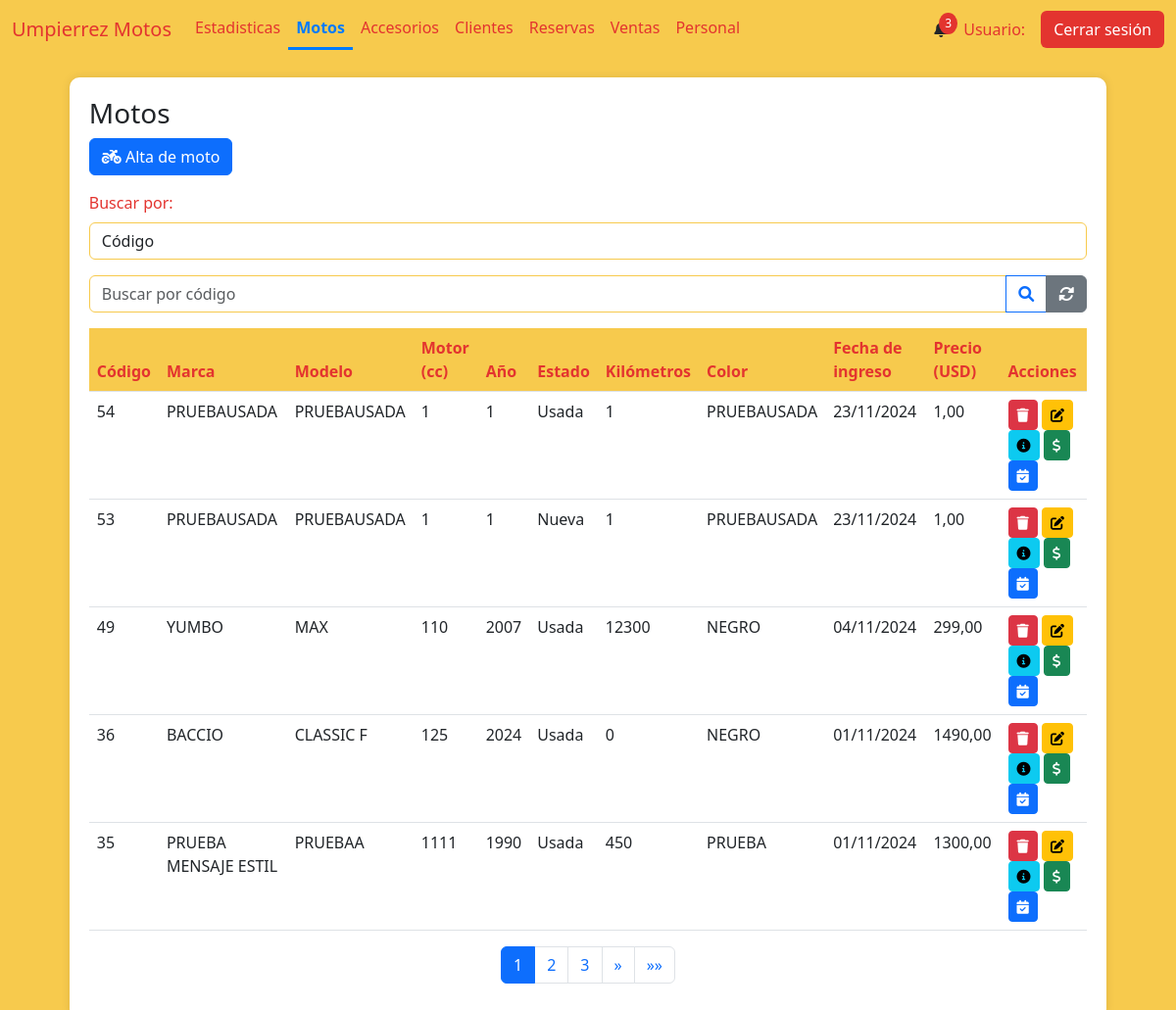
Page /motos on the earlier database version.
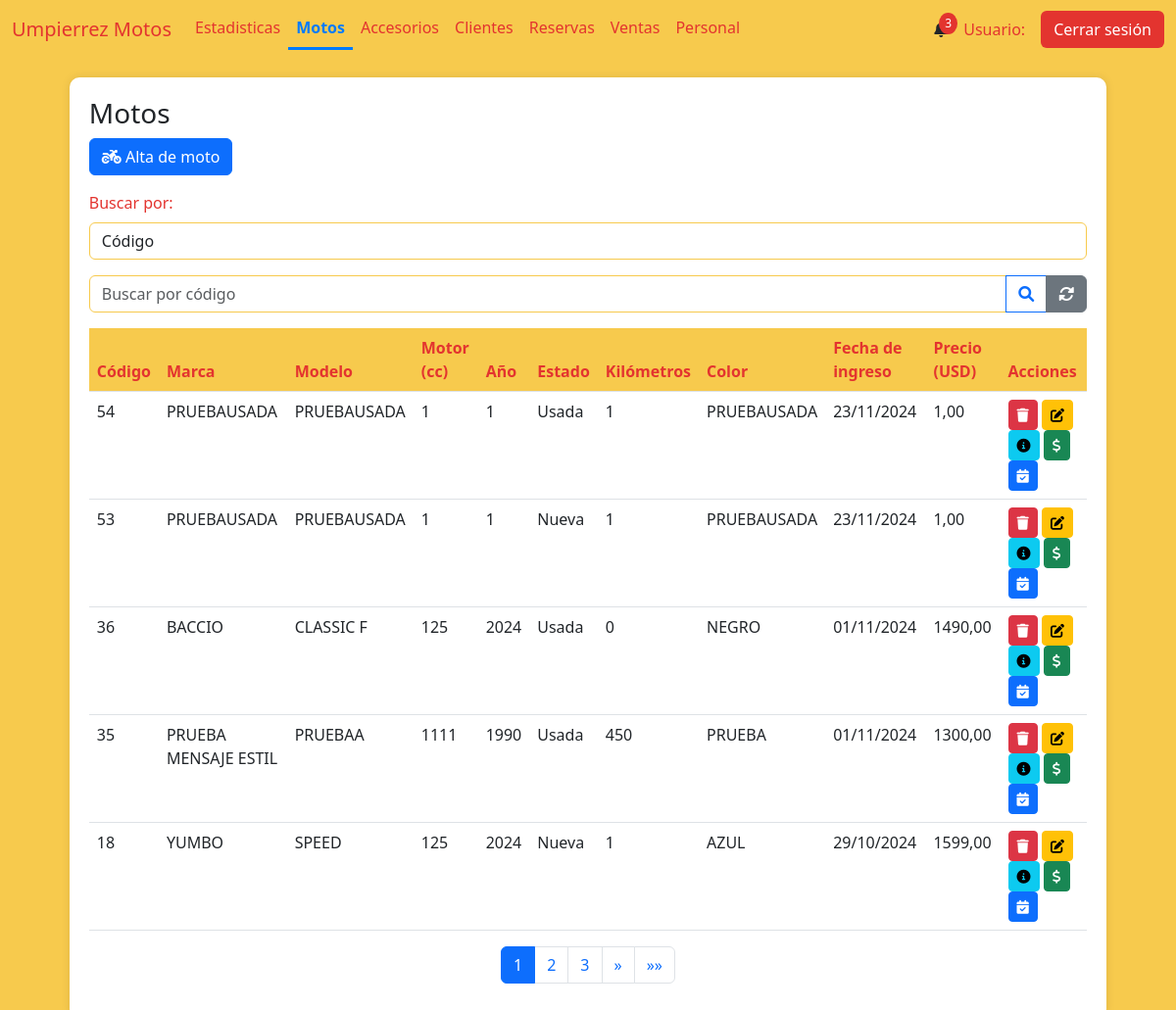
Same page on the later database version.
### AppUM/models.py (models this page shows)
class Moto(models.Model):
    marca = models.CharField(max_length=20)
    modelo = models.CharField(max_length=20)
    anio = models.IntegerField()
    motor = models.IntegerField()
    estado = models.CharField(max_length=10)
    kilometros = models.IntegerField()
    precio = models.DecimalField(max_digits=10, decimal_places=2)
    color = models.CharField(max_length=20)
    num_motor = models.CharField(max_length=40, unique=True)
    num_chasis = models.CharField(max_length=40, unique=True)
    num_cilindros = models.IntegerField(default=1)
    cantidad_pasajeros = models.IntegerField(default=2)
    foto = models.ImageField(null=True, blank=True, upload_to="motos/fotos/")
    pertenece_tienda = models.BooleanField()
    pertenece_taller = models.BooleanField()
    identificacion_pdf = models.FileField(upload_to='motos/pdfs/', null=True, blank=True)
    observaciones = models.TextField(null=True, blank=True)
    fecha_ingreso = models.DateTimeField(auto_now_add=True)
    moneda_precio = models.CharField(max_length=10,default=True,null=True)

### AppUM/views.py (the view)
# urls.py: path('motos', views.vista_inventario_motos,name="Motos"),
def vista_inventario_motos(req):
    motos = Moto.objects.filter(pertenece_tienda=1).order_by('-fecha_ingreso')
    logo_um = Logos.objects.get(id=1)
    paginator = Paginator(motos, 5)  # 5 motos por página
    page_number = req.GET.get('page')  # Obtiene el número de página desde la URL
    page_obj = paginator.get_page(page_number)  # Obtiene la página solicitada
    return render(req,"perfil_administrativo/motos/motos.html",{'page_obj': page_obj,"motos":motos,"logo_um":logo_um.logo_UM.url if logo_um.logo_UM else None,"active_page": 'Motos'})

### AppUM/templates/perfil_administrativo/motos/motos.html (shortened to what the changed rows need)
{% extends "perfil_administrativo/padre_perfil_administrativo.html" %}
{% load static %}
{% block contenidoQueCambia %}
<link href="https://cdnjs.cloudflare.com/ajax/libs/font-awesome/6.0.0/css/all.min.css" rel="stylesheet">
<link href="https://cdn.jsdelivr.net/npm/bootstrap-icons@1.10.0/font/bootstrap-icons.css" rel="stylesheet">
<div class="table-container" id="inventarios">
    <table class="table">
        <thead>
            <tr>
                <th>Código</th>
                <th>Marca</th>
                <th>Modelo</th>
                <th>Motor (cc)</th>
                <th>Año</th>
                <th>Estado</th>
                <th>Kilómetros</th>
                <th>Color</th>
                <th>Fecha de ingreso</th>
                <th>Precio (USD)</th>
                <th>Acciones</th>
            </tr>
        </thead>
        <tbody>
            {% if page_obj %}
                {% for moto in page_obj %}
                <tr>
                    <td>{{ moto.id }}</td>
                    <td>{{ moto.marca }}</td>
                    <td>{{ moto.modelo }}</td>
                    <td>{{ moto.motor }}</td>
                    <td>{{ moto.anio }}</td>
                    <td>{{ moto.estado }}</td>
                    <td>{{ moto.kilometros }}</td>
                    <td>{{ moto.color }}</td>
                    <td>{{ moto.fecha_ingreso|date:"d/m/Y" }}</td>
                    <td>{{ moto.precio }}</td>
                    <td>
                        <a href="{% url 'MotoBaja' moto.id %}"><button class="btn btn-sm btn-danger"><i class="fas fa-trash"></i></button></a>
                        <a href="{% url 'MotoModificacion' moto.id %}"><button class="btn btn-sm btn-warning"><i class="fas fa-edit"></i></button></a>
                        <a href="{% url 'MotoDetalles' moto.id %}"><button class="btn btn-sm btn-info"><i class="fas fa-info-circle"></i></button></a>
                        <a href="{% url 'MotoVentaForm' moto.id %}"><button class="btn btn-sm btn-success"><i class="fas fa-dollar-sign"></i></button></a>
                        <a href="{% url 'MotoReservaForm' moto.id %}"><button class="btn btn-sm btn-primary"><i class="fas fa-calendar-check"></i></button></a>
                    </td>
                </tr>
                {% endfor %}
            {% else %}
                <tr>
                    <td colspan="9" class="text-center text-muted">
                        No hay registros de motos disponibles.
                    </td>
                </tr>
            {% endif %}
        </tbody>
    </table>
    <nav aria-label="Page navigation">
        <ul class="pagination justify-content-center">
            {% for num in page_obj.paginator.page_range %}
            <li class="page-item {% if page_obj.number == num %}active{% endif %}">
                <a class="page-link" href="?page={{ num }}">{{ num }}</a>
            </li>
            {% endfor %}
        </ul>
    </nav>
</div>
{% endblock %}

Differences in the rows shown:
no longer on this page (row edited): Moto: id "49", marca "YUMBO", modelo "MAX", motor "110", anio "2007", estado "Usada", kilometros "12300", color "NEGRO", fecha_ingreso "04/11/2024", precio "299,00"
now on this page (row unchanged): Moto: id "18", marca "YUMBO", modelo "SPEED", motor "125", anio "2024", estado "Nueva", kilometros "1", color "AZUL", fecha_ingreso "29/10/2024", precio "1599,00"
